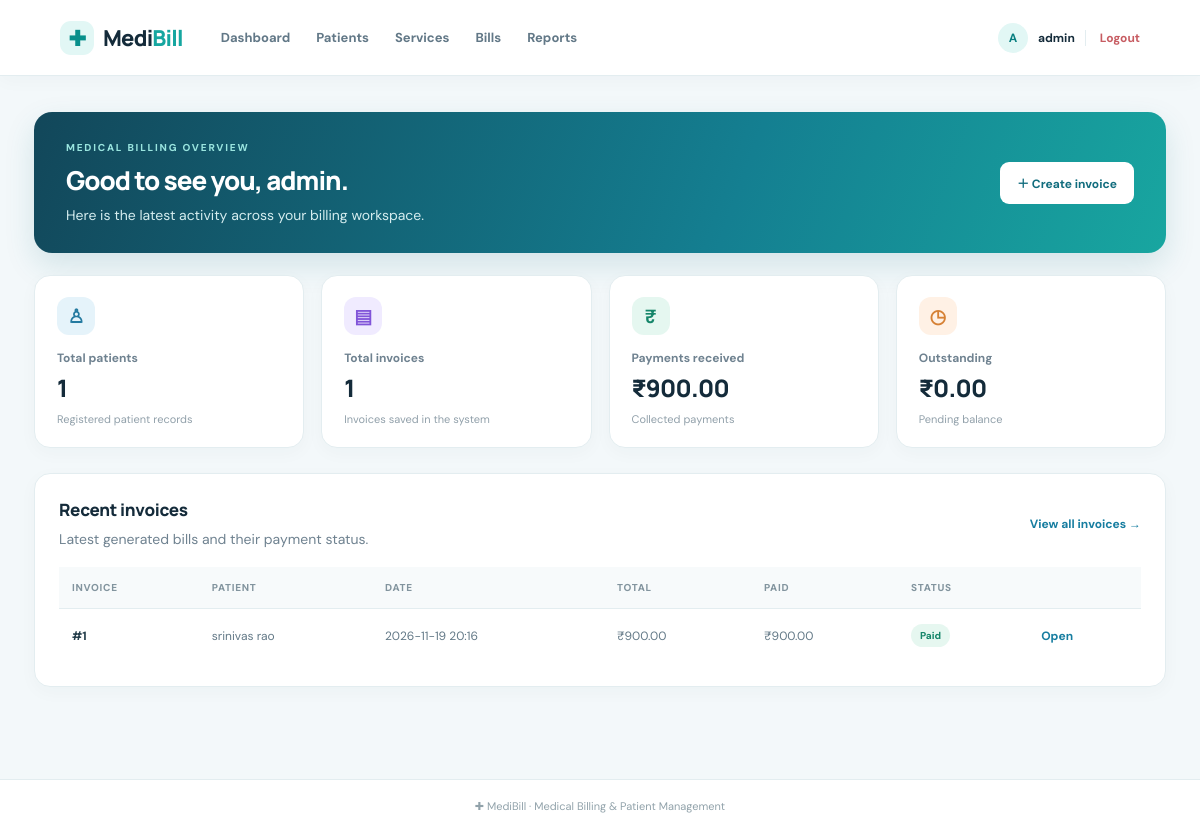
The app's page /dashboard (signed in) with its own data.
### tables this page shows
CREATE TABLE bills (
        id INTEGER PRIMARY KEY AUTOINCREMENT,
        patient_id INTEGER NOT NULL,
        bill_date TEXT NOT NULL,
        discount REAL NOT NULL DEFAULT 0,
        total REAL NOT NULL,
        paid REAL NOT NULL DEFAULT 0,
        notes TEXT,
        FOREIGN KEY(patient_id) REFERENCES patients(id)
    );

CREATE TABLE patients (
        id INTEGER PRIMARY KEY AUTOINCREMENT,
        name TEXT NOT NULL,
        age INTEGER,
        gender TEXT,
        phone TEXT,
        email TEXT,
        created_at TEXT NOT NULL
    );

### app.py (the view)
@app.route("/dashboard")
@login_required
def dashboard():
    db = get_db()
    stats = {
        "patients": db.execute("SELECT COUNT(*) FROM patients").fetchone()[0],
        "bills": db.execute("SELECT COUNT(*) FROM bills").fetchone()[0],
        "revenue": db.execute("SELECT COALESCE(SUM(paid), 0) FROM bills").fetchone()[0],
        "outstanding": db.execute("SELECT COALESCE(SUM(total - paid), 0) FROM bills").fetchone()[0],
    }
    recent = db.execute("""
        SELECT bills.*, patients.name AS patient_name
        FROM bills JOIN patients ON patients.id = bills.patient_id
        ORDER BY bills.id DESC LIMIT 6
    """).fetchall()
    return render_template("dashboard.html", stats=stats, recent=recent)

### app.py (called while the page is built)
def get_db():
    if "db" not in g:
        g.db = sqlite3.connect(DATABASE, timeout=15)
        g.db.row_factory = sqlite3.Row
        g.db.execute("PRAGMA foreign_keys = ON")
        g.db.execute("PRAGMA journal_mode = WAL")
    return g.db

def login_required(view):
    @wraps(view)
    def wrapped(*args, **kwargs):
        if "user_id" not in session:
            flash("Please log in to continue.", "warning")
            return redirect(url_for("login"))
        return view(*args, **kwargs)
    return wrapped

### templates/dashboard.html
{% extends "base.html" %}{% block title %}Dashboard | MediBill{% endblock %}
{% block content %}
<div class="welcome-banner"><div><p class="eyebrow light">MEDICAL BILLING OVERVIEW</p><h1>Good to see you, {{ session.get('username') }}.</h1><p>Here is the latest activity across your billing workspace.</p></div><a class="button white-button" href="{{ url_for('new_bill') }}">＋ Create invoice</a></div>
<div class="stats-grid">
<div class="stat-card"><span class="stat-icon blue">♙</span><p>Total patients</p><h2>{{ stats.patients }}</h2><small>Registered patient records</small></div>
<div class="stat-card"><span class="stat-icon purple">▤</span><p>Total invoices</p><h2>{{ stats.bills }}</h2><small>Invoices saved in the system</small></div>
<div class="stat-card"><span class="stat-icon green">₹</span><p>Payments received</p><h2>₹{{ "%.2f"|format(stats.revenue) }}</h2><small>Collected payments</small></div>
<div class="stat-card"><span class="stat-icon orange">◷</span><p>Outstanding</p><h2>₹{{ "%.2f"|format(stats.outstanding) }}</h2><small>Pending balance</small></div>
</div>
<div class="content-card"><div class="section-head"><div><h2>Recent invoices</h2><p class="muted">Latest generated bills and their payment status.</p></div><a class="text-link" href="{{ url_for('bills') }}">View all invoices →</a></div>
{% if recent %}<div class="table-wrap"><table><thead><tr><th>Invoice</th><th>Patient</th><th>Date</th><th>Total</th><th>Paid</th><th>Status</th><th></th></tr></thead><tbody>{% for b in recent %}<tr><td class="strong">#{{ b.id }}</td><td>{{ b.patient_name }}</td><td>{{ b.bill_date }}</td><td>₹{{ "%.2f"|format(b.total) }}</td><td>₹{{ "%.2f"|format(b.paid) }}</td><td><span class="badge {{ 'paid' if b.paid >= b.total else 'pending' }}">{{ 'Paid' if b.paid >= b.total else 'Pending' }}</span></td><td><a class="text-link" href="{{ url_for('bill_detail', bill_id=b.id) }}">Open</a></td></tr>{% endfor %}</tbody></table></div>{% else %}<div class="empty-state">No invoices yet. Create your first invoice to see billing activity here.</div>{% endif %}</div>
{% endblock %}

### static/style.css (style rules this page uses)
:root { --ink:#142b3a;--muted:#6f8290;--line:#e3edf0;--bg:#f3f8fa;--blue:#167da0;--navy:#123849;--teal:#16a6a0;--green:#16866a }
* { box-sizing:border-box }
body { margin:0;background:var(--bg);color:var(--ink);font-family:'DM Sans',Arial,sans-serif;font-size:14px }
a { color:inherit;text-decoration:none }
.topbar nav a:hover,.text-link { color:var(--blue) }
.eyebrow { font-size:10px;font-weight:800;letter-spacing:1.8px;color:var(--teal);margin:0 0 8px }
.page-heading h1,.welcome-banner h1 { font:800 32px Manrope,sans-serif;letter-spacing:-1px;margin:0 }
.muted { color:var(--muted);line-height:1.6;margin:7px 0 0 }
.button { display:inline-flex;align-items:center;justify-content:center;border:0;border-radius:9px;padding:12px 17px;font:700 12px 'DM Sans',sans-serif;cursor:pointer;white-space:nowrap }
.stats-grid { display:grid;grid-template-columns:repeat(4,1fr);gap:17px;margin:22px 0 25px }
.stat-card,.content-card { background:#fff;border:1px solid var(--line);border-radius:16px;box-shadow:0 5px 18px #12384908 }
.stat-card { padding:21px 22px;min-width:0 }
.stat-icon { width:38px;height:38px;border-radius:12px;display:grid;place-items:center;font-size:19px;font-weight:700 }
.blue { background:#e5f3fa;color:#247aa0 }
.purple { background:#f0ebff;color:#8154d9 }
.green { background:#e5f7f0;color:#16866a }
.orange { background:#fff1e5;color:#d68135 }
.stat-card p { color:var(--muted);font-size:12px;font-weight:700;margin:15px 0 5px }
.stat-card h2 { font:800 24px Manrope,sans-serif;letter-spacing:-.7px;margin:0;overflow-wrap:anywhere }
.stat-card small { display:block;color:#91a0aa;font-size:11px;margin-top:8px }
.content-card { padding:24px;margin-bottom:22px }
.content-card h2 { font:800 17px Manrope,sans-serif;margin:0 0 14px;letter-spacing:-.3px }
.section-head { display:flex;align-items:center;justify-content:space-between;gap:12px;margin-bottom:17px }
.section-head h2 { margin:0 }
.table-wrap { width:100%;overflow-x:auto }
table { border-collapse:collapse;width:100%;white-space:nowrap }
th { text-align:left;color:#82949e;text-transform:uppercase;letter-spacing:.7px;font-size:10px;font-weight:800;background:#f7fafb;padding:14px 13px;border-bottom:1px solid var(--line) }
td { padding:15px 13px;border-bottom:1px solid #edf2f4;color:#637987;font-size:12px }
tbody tr:last-child td { border-bottom:0 }
.strong { font-weight:700;color:#263f4c }
.badge { display:inline-block;border-radius:30px;padding:5px 9px;font-size:10px;font-weight:800 }
.badge.paid { color:#16866a;background:#e6f7f0 }
.text-link { font-weight:700;font-size:12px }
.eyebrow.light { color:#8ce2dc }
.welcome-banner { display:flex;align-items:center;justify-content:space-between;gap:20px;padding:29px 32px;border-radius:18px;color:white;background:linear-gradient(110deg,#12475a,#147f91 62%,#18a6a0);box-shadow:0 12px 30px #126e7c25 }
.welcome-banner .eyebrow { color:#9ae5df }
.welcome-banner h1 { font-size:26px }
.welcome-banner p:last-child { color:#d5edef;margin:8px 0 0 }
.white-button { background:#fff;color:#126d7e }

### records on screen
bills: id "1", patient_name "srinivas rao", bill_date "2026-11-19 20:16", total "900.00", paid "900.00", paid+total "Paid"

### other values on screen
{{ session.get('username','U')[0]|upper }} "A"
{{ session.get('username') }} "admin"
{{ stats.patients }} "1"
{{ stats.bills }} "1"
{{ "%.2f"|format(stats.revenue) }} "900.00"
{{ "%.2f"|format(stats.outstanding) }} "0.00"
